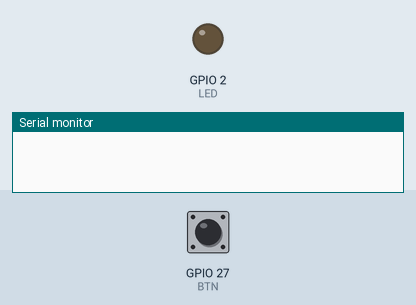
Recording of a sketch running on a simulated ESP32. On the bench: output pins drawn as LEDs (lit = HIGH), the last lines printed to the serial monitor. The test bench sets the inputs (shaded band); at power-on: GPIO 27 (BTN) HIGH.

Above: at 1.2 s.
1.3 s: GPIO 27 (BTN) pulled LOW for 0.15 s
At 1.37 s:
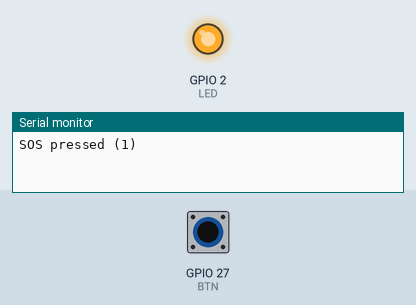
2.9 s: GPIO 27 (BTN) pulled LOW for 3.2 s
At 7.3 s:
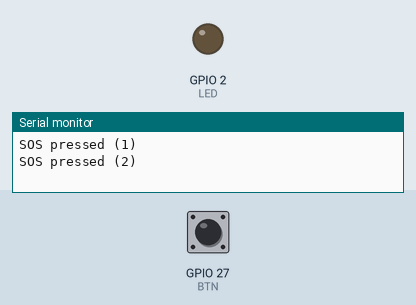
Timing chart, 0 to 8.8 s (numbered marks = the images above; inputs shaded):
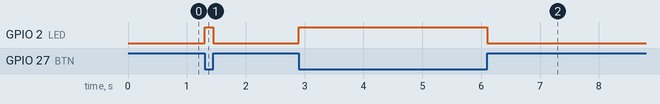

The sketch:

07_button.ino
```cpp
// Test 7: SOS button. One leg -> GPIO27, the other leg -> GND (pull-up is inside the ESP32).
// Every press prints once; the blue LED lights while held.
const int BTN = 27, LED = 2;
void setup() { Serial.begin(115200); pinMode(BTN, INPUT_PULLUP); pinMode(LED, OUTPUT); }
void loop() {
  static bool prev = HIGH; static uint32_t lastChange = 0; static int presses = 0;
  bool now = digitalRead(BTN);
  digitalWrite(LED, now == LOW);
  if (now != prev && millis() - lastChange > 40) {       // 40 ms debounce
    lastChange = millis(); prev = now;
    if (now == LOW) Serial.printf("SOS pressed (%d)\n", ++presses);
  }
}
```

Measured:
- after the input at 1.3 s, GPIO 2 (LED): LOW → HIGH at once, → LOW 0.15 s later
- after the input at 2.9 s, GPIO 2 (LED): LOW → HIGH at once, → LOW 3.2 s later
